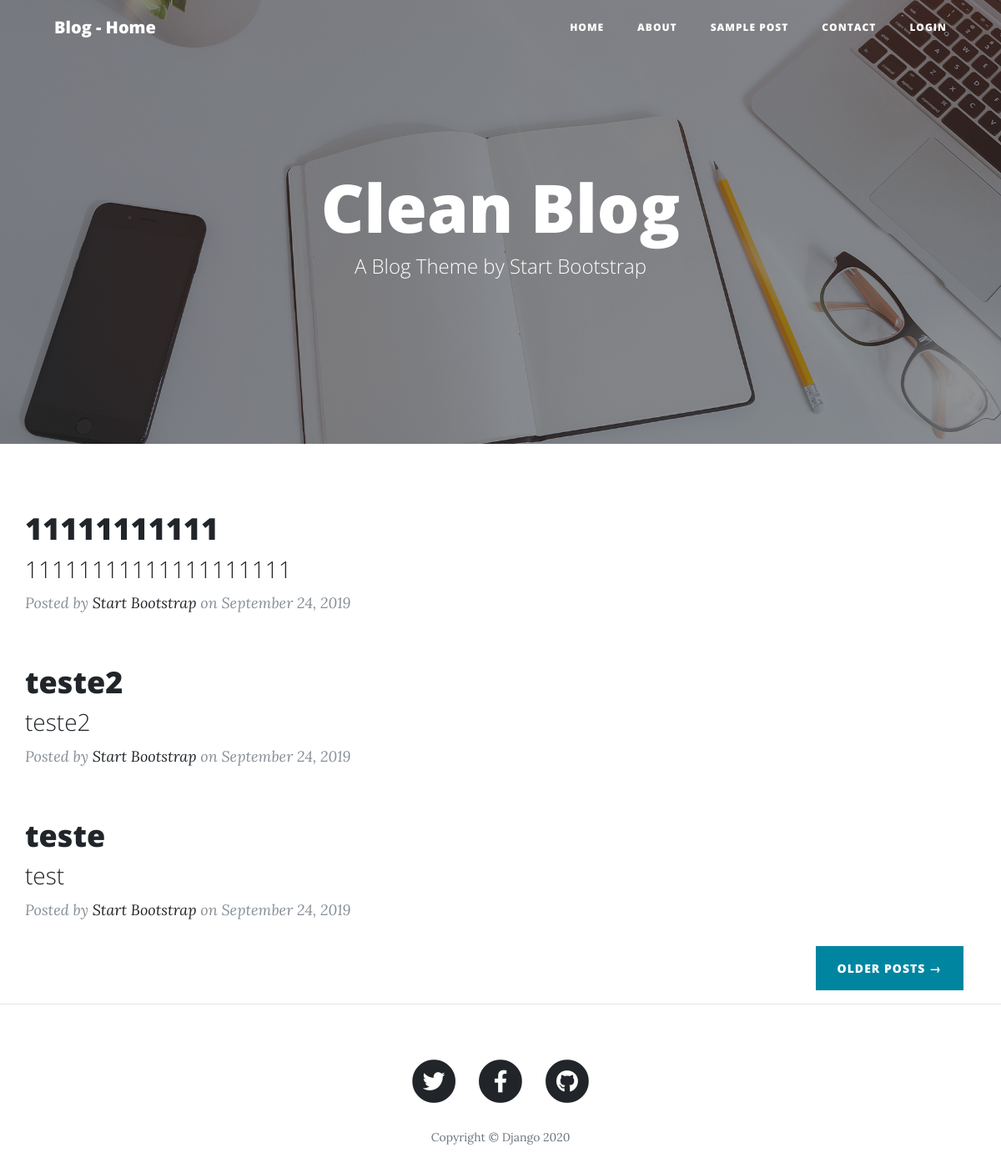
The app's page /, older data.
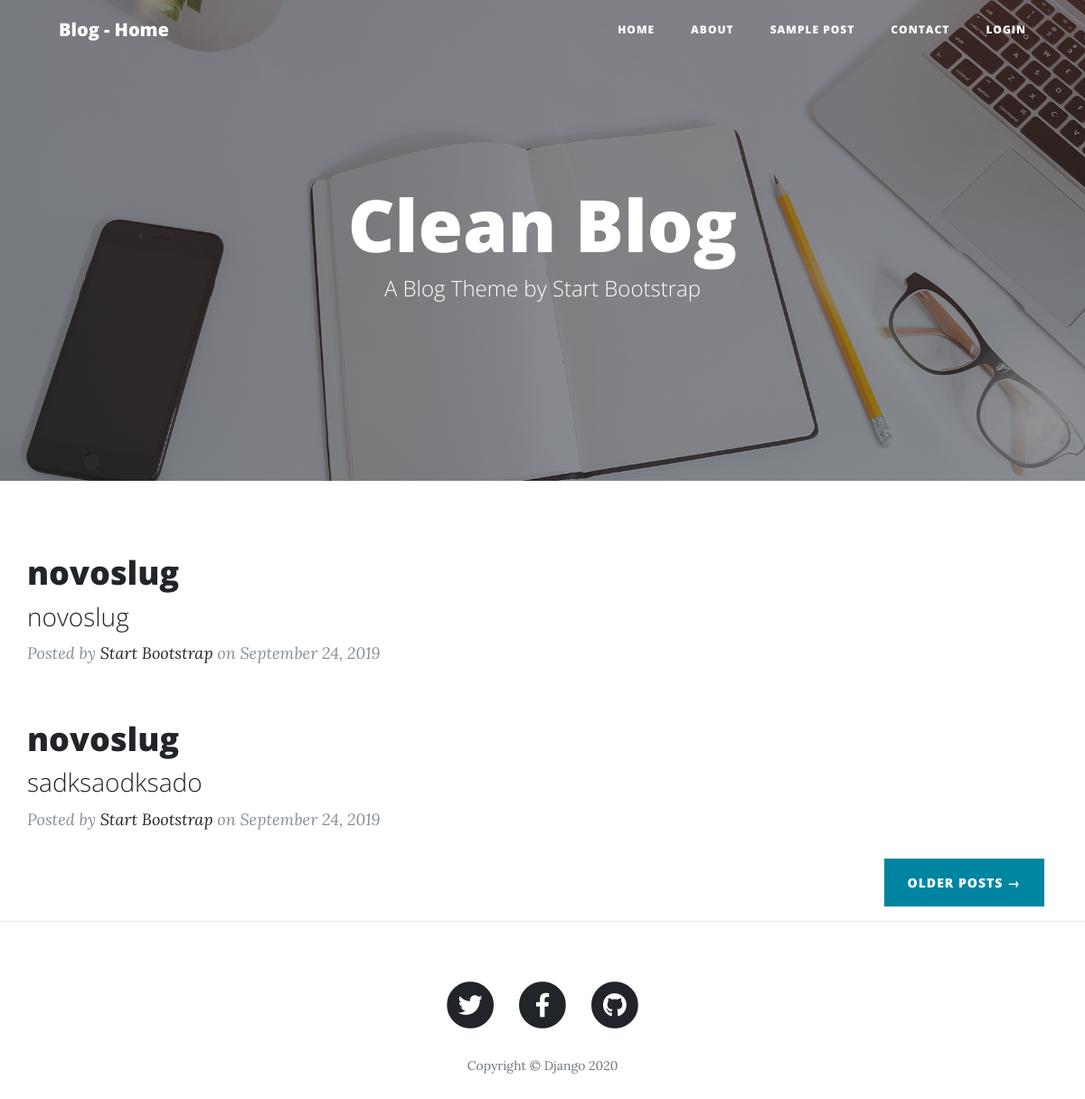
The same page, newer data.
### blog/models.py (models this page shows, shortened)
class Post(models.Model):
    STATUS  =   (
        ('rascunho','Rascunho'),
        ('publicado','Publicado'),
    )
    title  =   models.CharField(max_length=250)
    slug    =   models.SlugField(max_length=250)#http://site.com/noticias/campeonato-braisleiro-2020/01/02/2020
    author  =   models.ForeignKey(User,
                                    on_delete=models.CASCADE)
    content =   models.TextField()
    published = models.DateTimeField(default=timezone.now)
    created =   models.DateTimeField(auto_now_add=True)
    changed =   models.DateTimeField(auto_now=True)
    status  =   models.CharField(max_length=10,
                                    choices=STATUS,
                                    default='rascunhos')
    objects = models.Manager()
    publish = PublishedManager()
    def get_absolute_url(self):
        return reverse('post_detail', args=[self.slug])
    class Meta:
        ordering = ('-published',)

### blog/views.py (the view)
# urls.py: path('', views.BlogListView.as_view(),name='home'),
class BlogListView(ListView):
    model = Post
    template_name = 'blog/home.html'

### blog/templates/blog/home.html (shortened to what this page needs)
{% extends 'base.html' %}
{% block content %}
{% for post in object_list %}
    <div class="row">
        <div class="post-preview">
          <a href="{{ post.get_absolute_url}}">
            <h2 class="post-title">
              {{post.title}}
            </h2>
            <h3 class="post-subtitle">
            {{post.content}}
            </h3>
          </a>
          <p class="post-meta">Posted by
            <a href="#">Start Bootstrap</a>
            on September 24, 2019</p>
        </div>
    </div>
{% endfor %}
        <div class="clearfix">
          <a class="btn btn-primary float-right" href="#">Older Posts &rarr;</a>
        </div>
{% endblock content %}

### templates/base.html (shortened to what this page needs)
{% load static %}
<!DOCTYPE html>
<html lang="pt-br">
<head>
  <link href="{% static 'vendor/bootstrap/css/bootstrap.min.css' %}" rel="stylesheet">
  <link href="{% static 'vendor/fontawesome-free/css/all.min.css' %}" rel="stylesheet" type="text/css">
  <link href="{% static 'css/clean-blog.min.css' %}" rel="stylesheet">
</head>
<body>
  <nav class="navbar navbar-expand-lg navbar-light fixed-top" id="mainNav">
    <div class="container">
      <a class="navbar-brand" href="/">Blog - Home</a>
      <div class="collapse navbar-collapse" id="navbarResponsive">
        <ul class="navbar-nav ml-auto">
          <li class="nav-item">
            <a class="nav-link" href="index.html">Home</a>
          </li>
          <li class="nav-item">
            <a class="nav-link" href="about.html">About</a>
          </li>
          <li class="nav-item">
            <a class="nav-link" href="post.html">Sample Post</a>
          </li>
          <li class="nav-item">
            <a class="nav-link" href="contact.html">Contact</a>
          </li>
              {% if user.is_authenticated %}
                <li class="nav-item">
                <a class="nav-link" href="{% url 'post_new' %}">New Post</a>
                </li>
                <li class="nav-item"><a href="#">Hello {{user.username}}</a></li>
                <li class="nav-item"><a class="nav-link" href="{% url 'logout' %}">Logout</a></li>
              {% else %}
                <li class="nav-item"><a class="nav-link" href="{% url 'login' %}">Login</a></li>
              {% endif %}
        </ul>
      </div>
    </div>
  </nav>
  <header class="masthead" style="background-image: url('{% static 'img/home-bg.jpg' %}')">
    <div class="overlay"></div>
    <div class="container">
      <div class="row">
        <div class="col-lg-8 col-md-10 mx-auto">
          <div class="site-heading">
            <h1>Clean Blog</h1>
            <span class="subheading">A Blog Theme by Start Bootstrap</span>
          </div>
        </div>
      </div>
    </div>
  </header>
  <div class="container">
        {% block content %} {% endblock content %}
    </div>
  <hr>
  <footer>
    <div class="container">
      <div class="row">
        <div class="col-lg-8 col-md-10 mx-auto">
          <ul class="list-inline text-center">
            <li class="list-inline-item">
              <a href="#">
                <span class="fa-stack fa-lg">
                  <i class="fas fa-circle fa-stack-2x"></i>
                  <i class="fab fa-twitter fa-stack-1x fa-inverse"></i>
                </span>
              </a>
            </li>
            <li class="list-inline-item">
              <a href="#">
                <span class="fa-stack fa-lg">
                  <i class="fas fa-circle fa-stack-2x"></i>
                  <i class="fab fa-facebook-f fa-stack-1x fa-inverse"></i>
                </span>
              </a>
            </li>
            <li class="list-inline-item">
              <a href="#">
                <span class="fa-stack fa-lg">
                  <i class="fas fa-circle fa-stack-2x"></i>
                  <i class="fab fa-github fa-stack-1x fa-inverse"></i>
                </span>
              </a>
            </li>
          </ul>
          <p class="copyright text-muted">Copyright &copy; Django 2020</p>
        </div>
      </div>
    </div>
  </footer>
</body>
</html>

Row changes from the older to the newer data that the page shows:
removed Post: title "11111111111", content "11111111111111111111"
removed Post: title "teste2", content "teste2"
removed Post: title "teste", content "test"
added Post: title "novoslug", content "novoslug"
added Post: title "novoslug", content "sadksaodksado"
